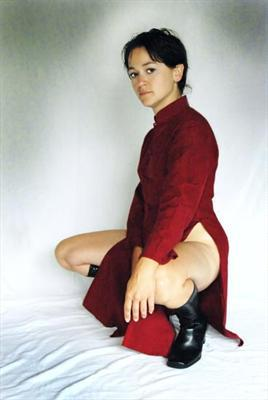
#> input picture test/3_95_95850.jpg, 268 x 400 px, found by its file name
$ python test_isdip.py
#> lines starting #> are read from the running program, lines starting #| are printed output that depends on the picture; after the words box and inside, x2 and y2 are one past the last pixel; in counts of white or black regions, pixels touching at a corner belong together
### superpixel_utils.py
"""
Superpixel utilities
"""
import numpy as np
from skimage.segmentation import slic
import struct

def generate_superpixels(image, n_segments=200, compactness=20):
    """
    Generate superpixels using SLIC algorithm
    Args:
        image: input image (H, W, 3)
        n_segments: number of superpixels
        compactness: compactness parameter
    Returns:
        superpixel labels (H, W)
    """
    # Convert to 0-1 range if needed
    if image.max() > 1:
        image = image / 255.0

    # Generate superpixels (labels start from 0)
    labels = slic(image, n_segments=n_segments, compactness=compactness,
                  start_label=1, enforce_connectivity=True)

    return labels

# [36 lines left out: functions read_dat_file, save_dat_file, not called in this run]

### isdip.py
"""
ISDIP (Image Saliency Detection using Iterative Scanning and Directional Propagation)
"""
import numpy as np
from colorspace_utils import rgb_to_lab, rgb_to_xyz

def calculate_color_distance(f1, f2):
    """Calculate Euclidean distance between two feature vectors"""
    diff = np.array(f1) - np.array(f2)
    return np.sqrt(np.sum(diff * diff))

def isdip_saliency(sp_pixels, superpixels, sp_num, width, height, channels, image):
    """
    ISDIP saliency detection algorithm
    Args:
        sp_pixels: average pixels per superpixel
        superpixels: superpixel label matrix (H, W)
        sp_num: number of superpixels
        width, height, channels: image dimensions
        image: input image (H, W, C)
    Returns:
        scanning_result: list of 4 saliency maps from different directions
        inds: list of pixel indices for each superpixel
    """
    # Initialize arrays
    rgb_vals = np.zeros((sp_num, 3))
    inds = [[] for _ in range(sp_num)]

    # Calculate mean color for each superpixel
    for i in range(sp_num):
        mask = (superpixels == i + 1)  # 1-based indexing
        y_coords, x_coords = np.where(mask)
        if len(y_coords) > 0:
            # Store pixel indices
            pixel_indices = y_coords * width + x_coords
            inds[i] = pixel_indices.tolist()

            # Calculate mean RGB values
            pixel_values = image[y_coords, x_coords]
            rgb_vals[i] = np.mean(pixel_values, axis=0)

    # Color space conversions
    lab_vals = np.zeros((sp_num, 3))
    xyz_vals = np.zeros((sp_num, 3))

    for i in range(sp_num):
        lab_vals[i] = rgb_to_lab(rgb_vals[i].reshape(1, 1, 3)).flatten()
        xyz_vals[i] = rgb_to_xyz(rgb_vals[i].reshape(1, 1, 3)).flatten()

    # Construct feature vectors (RGB + XYZ + LAB)
    features = []
    for i in range(sp_num):
        feature = np.concatenate([
            rgb_vals[i],
            xyz_vals[i],
            lab_vals[i]
        ])
        features.append(feature)


    # Scanning parameters
    scanning_gap = max(1, int(np.sqrt(sp_pixels)) - 1)
    scanning_result = [np.zeros(sp_num) for _ in range(4)]

    # Four direction scanning
    for scanning_label in range(4):
        if scanning_label < 2:  # horizontal scanning
            loops_count = width
        else:  # vertical scanning
            loops_count = height

        # Generate background seeds for each position
        bg_seeds = {}
        for i in range(0, loops_count, scanning_gap):
            unique_labels = set()

            if scanning_label == 0:  # left to right
                for y in range(height):
                    for x in range(min(i + 1, width)):
                        unique_labels.add(superpixels[y, x])
            elif scanning_label == 1:  # right to left
                for y in range(height):
                    for x in range(loops_count - i - 1, width):
                        unique_labels.add(superpixels[y, x])
            elif scanning_label == 2:  # top to bottom
                for y in range(min(i + 1, height)):
                    for x in range(width):
                        unique_labels.add(superpixels[y, x])
            else:  # bottom to top
                for y in range(loops_count - i - 1, height):
                    for x in range(width):
                        unique_labels.add(superpixels[y, x])

            bg_seeds[i] = list(unique_labels)

        # Weight matrix construction
        weight_matrix = {}
        for i in range(0, loops_count, scanning_gap):
            weight_matrix[i] = np.zeros(sp_num)

        # Iterate through scanning positions
        loops_count = loops_count // 2

        for loop_count in range(0, loops_count, scanning_gap):
            if loop_count not in bg_seeds:
                continue

            current_bg_seeds = bg_seeds[loop_count]

            # Calculate average background feature
            sum_bg_feature = np.zeros(9)  # RGB + XYZ + LAB = 9 dimensions
            bg_count = 0

            for label in current_bg_seeds:
                if label > 0 and label <= sp_num:
                    sum_bg_feature += features[label - 1]  # Convert to 0-based
                    bg_count += 1

            if bg_count == 0:
                continue

            avg_bg_feature = sum_bg_feature / bg_count

            # Inherit previous weights
            if loop_count >= scanning_gap and (loop_count - scanning_gap) in weight_matrix:
                weight_matrix[loop_count] = weight_matrix[loop_count - scanning_gap].copy()

            # Calculate color differences for center seeds
            for i in range(sp_num):
                label = i + 1  # Convert to 1-based
                if label not in current_bg_seeds:
                    color_diff = calculate_color_distance(features[i], avg_bg_feature)
                    weight_matrix[loop_count][i] += color_diff

        # Store final result
        if loop_count - scanning_gap >= 0 and (loop_count - scanning_gap) in weight_matrix:
            scanning_result[scanning_label] = weight_matrix[loop_count - scanning_gap]
        elif loop_count in weight_matrix:
            scanning_result[scanning_label] = weight_matrix[loop_count]

    return scanning_result, inds

### colorspace_utils.py
"""
Color space conversion utilities
Converted from MATLAB colorspace.m
"""
import numpy as np
try:
    from colorspacious import cspace_convert
except ImportError:
    cspace_convert = None

def rgb_to_lab(rgb):
    """Simple RGB to LAB conversion"""
    rgb = np.clip(rgb, 0, 1)
    lab = np.zeros_like(rgb)
    lab[..., 0] = 0.299 * rgb[..., 0] + 0.587 * rgb[..., 1] + 0.114 * rgb[..., 2]
    lab[..., 1] = 0.5 * (rgb[..., 0] - rgb[..., 1])
    lab[..., 2] = 0.5 * (rgb[..., 1] - rgb[..., 2])
    return lab * 100

def rgb_to_xyz(rgb):
    """Simple RGB to XYZ conversion"""
    rgb = np.clip(rgb, 0, 1)
    xyz = np.zeros_like(rgb)
    xyz[..., 0] = 0.412453 * rgb[..., 0] + 0.357580 * rgb[..., 1] + 0.180423 * rgb[..., 2]
    xyz[..., 1] = 0.212671 * rgb[..., 0] + 0.715160 * rgb[..., 1] + 0.072169 * rgb[..., 2]
    xyz[..., 2] = 0.019334 * rgb[..., 0] + 0.119193 * rgb[..., 1] + 0.950227 * rgb[..., 2]
    return xyz * 100

# [53 lines left out: function colorspace_convert, not called in this run]

### test_isdip.py
"""
Test script for ISDIP implementation
"""
import os
import sys
import numpy as np
import cv2
from PIL import Image

# Add current directory to path
sys.path.append(os.path.dirname(__file__))

from superpixel_utils import generate_superpixels
from isdip import isdip_saliency

def test_single_image(image_path):
    """Test ISDIP on a single image"""
    print(f"Testing ISDIP on: {image_path}")

    # Check if image exists
    if not os.path.exists(image_path):
        print(f"Image not found: {image_path}")
        return False

    try:
        # Read image
        img_bgr = cv2.imread(image_path)
        if img_bgr is None:
            print(f"Failed to read image: {image_path}")
            return False

        img_rgb = cv2.cvtColor(img_bgr, cv2.COLOR_BGR2RGB)
        img_in = img_rgb.astype(np.float64) / 255.0

        height, width, channels = img_in.shape
        print(f"Image size: {width}x{height}x{channels}")

        # Generate superpixels
        print("Generating superpixels...")
        superpixels = generate_superpixels(img_in, n_segments=200, compactness=20)
        sp_num = np.max(superpixels)
        sp_pixels = height * width / sp_num
        print(f"Generated {sp_num} superpixels, avg {sp_pixels:.1f} pixels per superpixel")

        # Run ISDIP algorithm
        print("Running ISDIP algorithm...")
        scanning_result, inds = isdip_saliency(sp_pixels, superpixels, sp_num,
                                             width, height, channels, img_in)

        # Combine results from 4 directions
        superpixel_saliency = (scanning_result[0] * scanning_result[1] *
                              scanning_result[2] * scanning_result[3])

        # Assign saliency values to pixels
        print("Generating saliency map...")
        sal_map = np.zeros((height, width))
        for j in range(sp_num):
            if j < len(inds) and inds[j] is not None and len(inds[j]) > 0:
                rows, cols = np.unravel_index(inds[j], (height, width))
                sal_map[rows, cols] = superpixel_saliency[j]

        # Normalize to 0-255
        if sal_map.max() > sal_map.min():
            sal_map = (sal_map - sal_map.min()) / (sal_map.max() - sal_map.min())
        sal_map = (sal_map * 255).astype(np.uint8)

        # Save result
        base_name = os.path.splitext(os.path.basename(image_path))[0]
        output_path = f"{base_name}_saliency.png"
        Image.fromarray(sal_map, mode='L').save(output_path)
        print(f"Saliency map saved to: {output_path}")

        return True

    except Exception as e:
        print(f"Error processing image: {e}")
        return False

def main():
    """Main test function"""
    # Test with available images
    test_images = [
        "../test/3_95_95850.jpg",
        "../test/3_95_95850.bmp"
    ]

    success_count = 0
    for img_path in test_images:
        if test_single_image(img_path):
#> in test_single_image, img_bgr is the input picture: shape (400, 268, 3); mean B, G, R 172.6, 175.4, 184.5
#| Image size: 268x400x3
#> in generate_superpixels, `labels = slic(image, n_segments=n_segments, compactness=compactness, s..`:
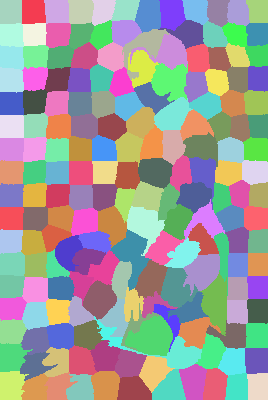
#> labels: shape (400, 268) int64; 184 distinct labels, from 1 to 184; one colour per label, 0 black
#> in test_single_image, `sp_num = np.max(superpixels)`: sp_num = 184
#> in test_single_image, `sp_pixels = height * width / sp_num`: sp_pixels = 582.6
#| Generated 184 superpixels, avg 582.6 pixels per superpixel
#> the loop in isdip_saliency, `for i in range(sp_num):` made 184 passes
#> pass 1, in isdip_saliency, `mask = (superpixels == i + 1)`:
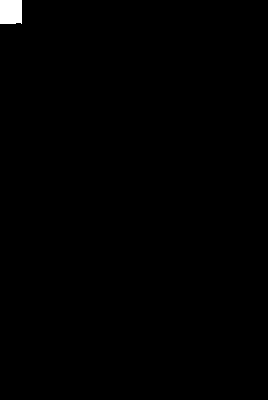
#> mask: shape (400, 268) bool; 0.49% white; 1 white region, box (x1, y1, x2, y2) and area: (0, 0, 22, 24) 523
#> pass 2, in isdip_saliency, `mask = (superpixels == i + 1)`:
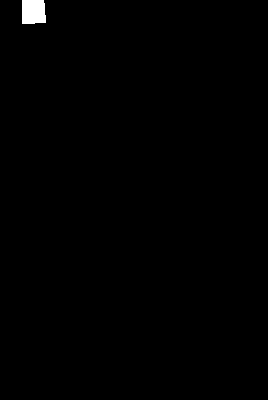
#> mask: shape (400, 268) bool; 0.51% white; 1 white region, box (x1, y1, x2, y2) and area: (22, 0, 46, 24) 547
#> pass 3, in isdip_saliency, `mask = (superpixels == i + 1)`:
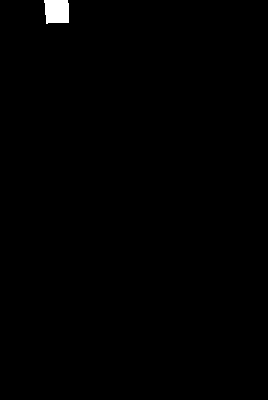
#> mask: shape (400, 268) bool; 0.51% white; 1 white region, box (x1, y1, x2, y2) and area: (44, 0, 69, 24) 546
#> after the loop in isdip_saliency, `for i in range(sp_num):`:
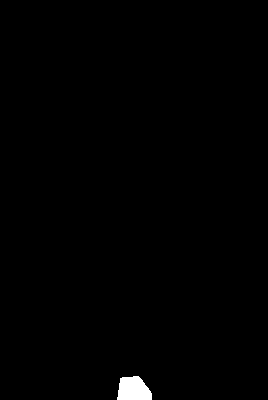
#> mask: shape (400, 268) bool; 0.63% white; 1 white region, box (x1, y1, x2, y2) and area: (117, 376, 152, 400) 672
#> after the loop in isdip_saliency, `for i in range(sp_num):`: inds = 184 items; rgb_vals = 184 rows, first 8: [0.476, 0.521, 0.448], [0.452, 0.494, 0.437], [0.488, 0.53, 0.474], [0.515, 0.556, 0.506], [0.621, 0.657, 0.614], [0.769, 0.794, 0.762], [0.797, 0.819, 0.796], [0.768, 0.796, 0.768]
#> the loop in isdip_saliency, `for i in range(sp_num):` made 184 passes
#> after the loop in isdip_saliency, `for i in range(sp_num):`: lab_vals = 184 rows, first 8: [49.93, -2.24, 3.64], [47.52, -2.11, 2.87], [51.12, -2.1, 2.81], [53.78, -2.05, 2.47], [64.15, -1.82, 2.15], [78.27, -1.21, 1.56], [81.01, -1.12, 1.15], [78.44, -1.37, 1.41]; xyz_vals = 184 rows, first 8: [46.35, 50.62, 49.71], [44.21, 48.12, 48.28], [47.64, 51.71, 52.29], [50.23, 54.34, 55.72], [60.19, 64.64, 67.42], [73.86, 78.61, 83.37], [76.54, 81.3, 86.98], [74, 78.8, 83.92]
#> the loop in isdip_saliency, `for i in range(sp_num):` made 184 passes
#> feature on passes 3, 8, 16: [0.488, 0.53, 0.474, 47.64, 51.71, 52.29, 51.12, -2.1, 2.81], [0.768, 0.796, 0.768, 74, 78.8, 83.92, 78.44, -1.37, 1.41], [0.684, 0.72, 0.691, 66.41, 71, 75.55, 70.57, -1.79, 1.44]
#> after the loop in isdip_saliency, `for i in range(sp_num):`: features = 184 items
#> in isdip_saliency, `scanning_gap = max(1, int(np.sqrt(sp_pixels)) - 1)`: scanning_gap = 23
#> the loop in isdip_saliency, `for scanning_label in range(4):` made 4 passes
#> after the loop in test_single_image, `for j in range(sp_num):`:
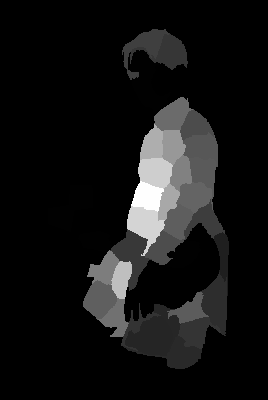
#> sal_map: shape (400, 268) float64; min 0, max 4.15e+11, mean 3.3e+10; drawn with min black and max white
            success_count += 1
        print("-" * 50)

    print(f"Successfully processed {success_count}/{len(test_images)} images")

if __name__ == '__main__':
    main()
